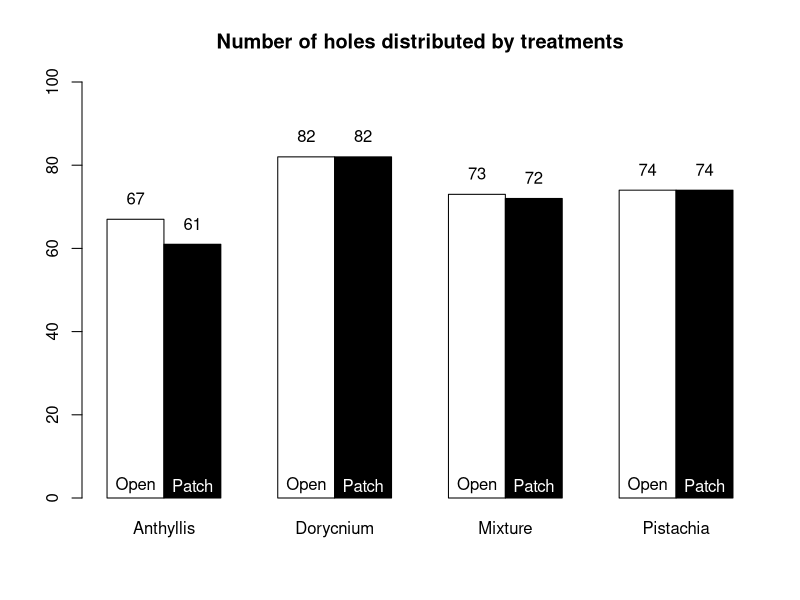
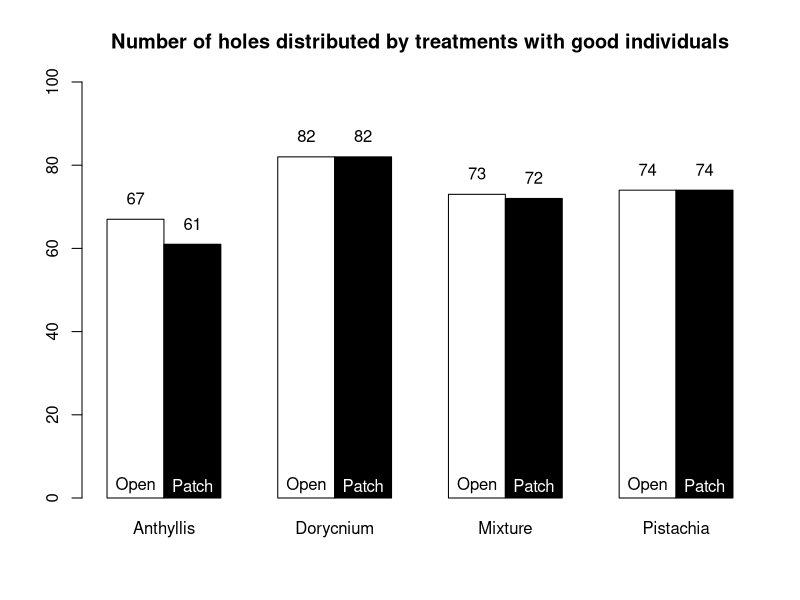
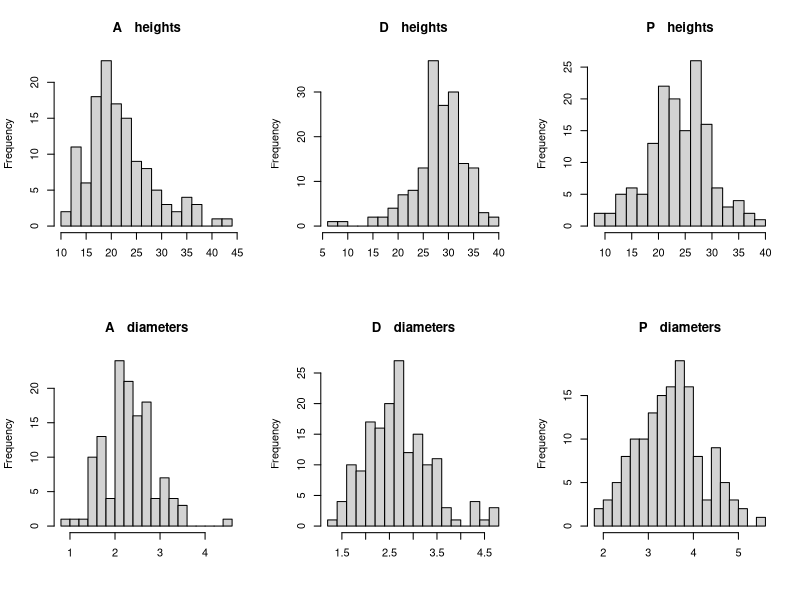

R code for these plots, in order:
## ---- chunk 1
data <- read.table("data_january_plant.csv", sep=";",dec=",", header=T)
str(data)
data$ms <- as.factor(data$ms)
## ---- chunk 2
att <- tapply(data$com, list(data$ms, data$com), length)
att <- as.matrix(att)
colnames(att) <- c("Anthyllis", "Dorycnium", "Mixture", "Pistachia")
rownames(att) <- c("Open","Patch")
## ---- chunk 3
barplot(as.matrix(att), beside=TRUE,
	col=c("white", "black"), 
	names.arg= c("Anthyllis", "Dorycnium", "Mixture", "Pistachia"),
	main="Number of holes distributed by treatments",
	ylim=c(0,100))
text(x = c(1.50, 2.50, 4.5, 5.5, 7.5, 8.5, 10.5, 11.5),
	y = as.vector(att + 5),
	labels = as.character(as.vector(att)))
text(x = c(1.50, 2.50, 4.5, 5.5, 7.5, 8.5, 10.5, 11.5),
	y = as.vector(3), labels = c("Open", "Patch"),
	col = c("black" ,"white"))
## ---- chunk 4
tra <- data[data$e1<=2 & data$e2<=2 & data$e3<=2,]
art <- tapply(tra$com, list(tra$ms, tra$com), length)
art <- as.matrix(art)
colnames(art) <- c("Anthyllis", "Dorycnium", "Mixture", "Pistachia")
rownames(art) <- c("Open","Patch")
knitr::kable(art, caption="Number of holes with individuals in good shape")
## ---- chunk 5
barplot(as.matrix(art), beside=TRUE,
	col=c("white", "black"), 
	names.arg= c("Anthyllis", "Dorycnium", "Mixture", "Pistachia"),
	main="Number of holes distributed by treatments with good individuals",
	ylim=c(0,100))
text(x = c(1.50, 2.50, 4.5, 5.5, 7.5, 8.5, 10.5, 11.5),
	y = as.vector(art + 5),
	labels = as.character(as.vector(art)))
text(x = c(1.50, 2.50, 4.5, 5.5, 7.5, 8.5, 10.5, 11.5),
	y = as.vector(3), labels = c("Open", "Patch"),
	col = c("black" ,"white"))
## ---- chunk 6
layout(matrix(c(1,2,3,4,5,6), 2, 3, byrow = FALSE))

com <- c("A", "D", "P")
for (i in 1:3) {
	hist(data[which(data$com==com[i]),]$h1, breaks=20, main=paste(com[i]," ","heights"), xlab="")
	hist(data[which(data$com==com[i]),]$d1, breaks=20, main=paste(com[i]," ","diameters"), xlab="")
}

## ---- chunk 7
data <- read.table("data_january_plant.csv", sep=";",dec=",", header=T)

# Check if the species correspond to the community attribute 
ck <- c()
for (i in 1:length(data$com)) {
	if ( data[i,]$com=="D" ) 
	{ 
		ck[i] <- data[i,]$sp1=="dorycnium"
	}
	if ( data[i,]$com=="P" ) 
	{ 
		ck[i] <- data[i,]$sp1=="pistachia"
	}
	if ( data[i,]$com=="A" ) 
	{ 
		ck[i] <- data[i,]$sp1=="anthyllis"
	}
	if ( data[i,]$com=="M" ) 
	{ 
		ck[i] <- NA
	}
}
which(ck==FALSE)

# check if all the dead are recorded
ck <- c()
for (i in 1:length(data$label)) {
	if ( any(is.na(as.vector(data[i,c("h1","h2","h3", "d1", "d2", "d3")])))) 
	{ 
		ck[i] <- any(as.vector(data[i,c("e1", "e2", "e3")])==3) 
	} else { ck[i] <- NA} 
}
which(ck==FALSE)

for (i in 1:length(data[data$com=="M",]$label)) {
	if ( any(is.na(data[data$com=="M",c("sp1","sp2","sp3")][i,]))) 
	{ 
		ck[i] <- as.vector(data[data$com=="M",]$label[i])
	}else{ 
		ck[i] <- 0

	}

	}


